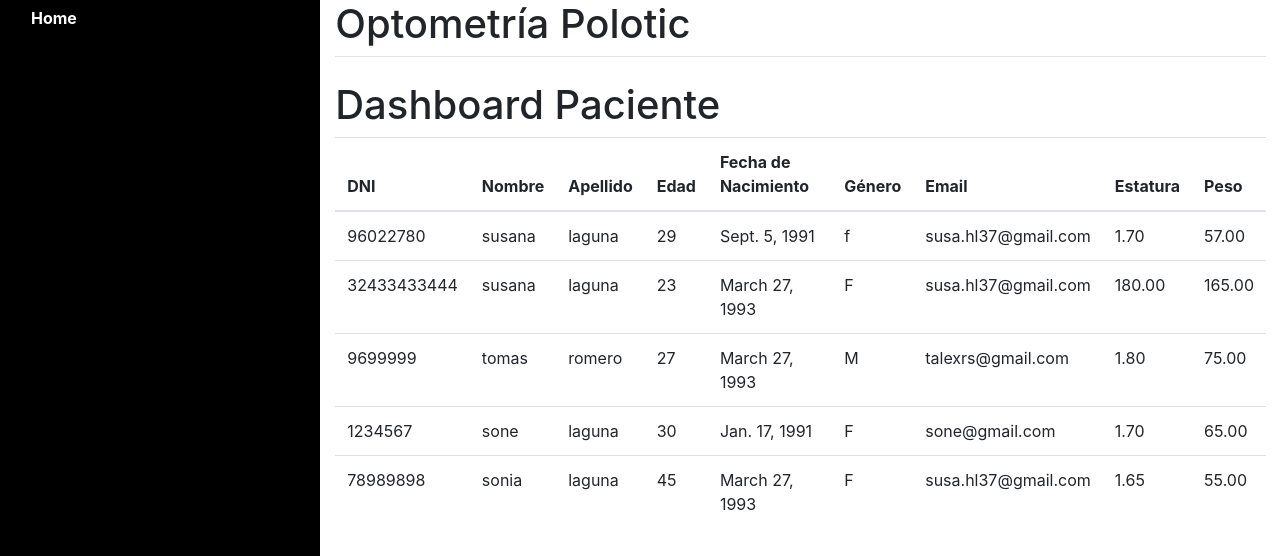
Page /paciente/ on the earlier database version.
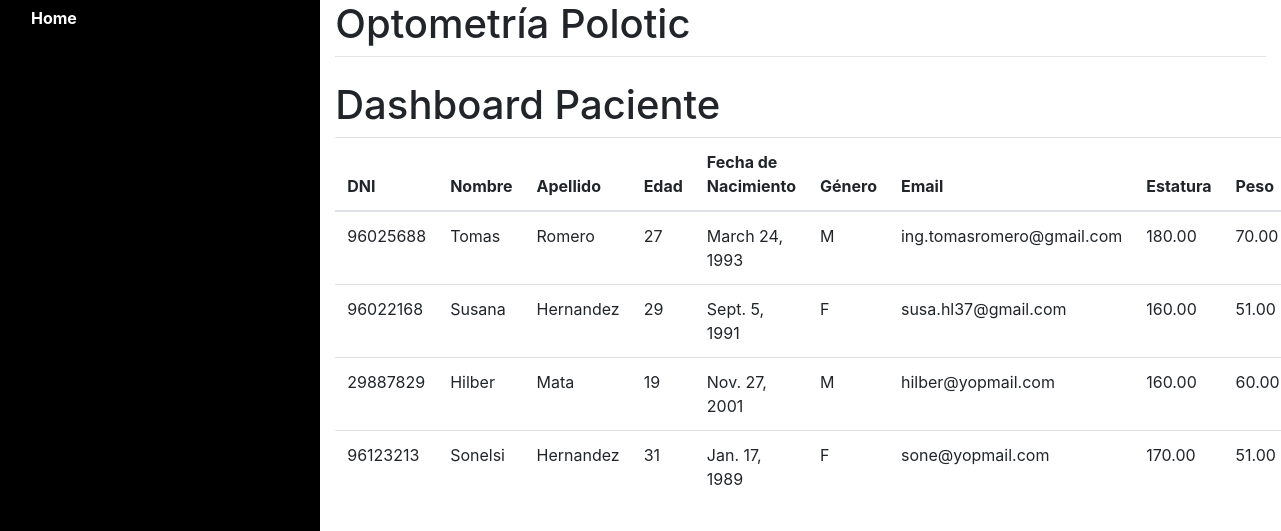
Same page on the later database version.
### paciente/models.py (models this page shows, shortened)
class Paciente(models.Model):
    GENERO_TYPE_CHOICES = (
        ('F',"FEMENINO"),
        ('M',"MASCULINO")
    )
    nombre =models.CharField(max_length=200)
    apellido=models.CharField(max_length=200)
    edad=models.IntegerField(blank=False)
    fechaNacimiento=models.DateField()
    genero=models.CharField(max_length=2,choices=GENERO_TYPE_CHOICES)
    email=models.EmailField()
    phone=models.CharField(max_length=13)
    direccion=models.CharField(max_length=300)
    documentoIdentidad=models.CharField("documento de identidad",max_length=10,unique=True)
    estatura=models.DecimalField(max_digits=6,decimal_places=2)
    peso=models.DecimalField(max_digits=6,decimal_places=2)

### paciente/views.py (the view)
# urls.py: path('paciente/', paciente.dashboard,name="paciente"),
def dashboard(request):
    paciente = Paciente.objects.all()
    return render(request, "paciente/dashboard.html",{"pacientes":paciente})

### paciente/templates/paciente/dashboard.html (shortened to what this page needs)
{% extends "layout.html" %}
{% block body %}
<h1>Dashboard Paciente</h1>
<table id="paciente" class="table table-condensed">
        <thead>
            <tr>
                <th>DNI</th>
                <th>Nombre</th>
                <th>Apellido</th>
                <th>Edad</th>
                <th>Fecha de Nacimiento</th>
                <th>Género</th>
                <th>Email</th>
                <th>Estatura</th>
                <th>Peso</th>
            </tr>
        </thead>
        <tbody>
            {% for paciente in pacientes %}
               <tr>
                   <td>{{paciente.documentoIdentidad}}</td>
                   <td>{{paciente.nombre}}</td>
                   <td>{{paciente.apellido}}</td>
                   <td>{{paciente.edad}}</td>
                   <td>{{paciente.fechaNacimiento}}</td>
                   <td>{{paciente.genero}}</td>
                   <td>{{paciente.email}}</td>
                   <td>{{paciente.estatura}}</td>
                   <td>{{paciente.peso}}</td>
               </tr>
            {% endfor %}
        </tbody>
</table>
{% endblock %}

### templates/layout.html (shortened to what this page needs)
<!doctype html>
<html lang="en">
<head>
     <link rel="stylesheet" href="https://cdn.jsdelivr.net/npm/bootstrap@4.5.3/dist/css/bootstrap.min.css">
    <link rel="stylesheet" href="https://cdnjs.cloudflare.com/ajax/libs/font-awesome/4.7.0/css/font-awesome.min.css">
    <link href="https://cdnjs.cloudflare.com/ajax/libs/bootstrap-datepicker/1.7.1/css/bootstrap-datepicker.min.css" rel="stylesheet"/>
</head>
<html lang="en">
    <head>
    </head>
    <body>
        <div class="container-fluid" name="content">
            <div class="row justify-content-center" >
                <div class="col-3 sidenav-background">
                    <div class="sidenav">
                        <a href="/">Home</a>
                    </div>
                </div>
                <div class="col-9">
                    <h1>Optometría Polotic</h1>
                    <hr class="mt-0 mb-4">
                    {% block body %}
                    {% endblock %}
                </div>
            </div>
        </div>
    </body>
</html>

### templates/layout.html (style rules this page uses)
body { margin: 0px; padding: 0px; }
.sidenav { height:100vh; width:100%; z-index:1; overflow-x :hidden; }
.sidenav a { padding:6px 8px 6px 16px; text-decoration: none; font-size:16px; color: #ffffff; display:block; font-weight: bolder; }
.sidenav-background { background-color: #000000; }

Differences in the rows shown:
removed Paciente: documentoIdentidad "78989898", nombre "sonia", apellido "laguna", edad "45", fechaNacimiento "March 27, 1993", genero "F", email "susa.hl37@gmail.com", estatura "1.65", peso "55.00"
changed Paciente: documentoIdentidad "96022780" → "96025688"; nombre "susana" → "Tomas"; apellido "laguna" → "Romero"; edad "29" → "27"; fechaNacimiento "Sept. 5, 1991" → "March 24, 1993"; genero "f" → "M"; email "susa.hl37@gmail.com" → "ing.tomasromero@gmail.com"; estatura "1.70" → "180.00"; peso "57.00" → "70.00"
changed Paciente "susa.hl37@gmail.com": documentoIdentidad "32433433444" → "96022168"; nombre "susana" → "Susana"; apellido "laguna" → "Hernandez"; edad "23" → "29"; fechaNacimiento "March 27, 1993" → "Sept. 5, 1991"; estatura "180.00" → "160.00"; peso "165.00" → "51.00"
changed Paciente: documentoIdentidad "9699999" → "29887829"; nombre "tomas" → "Hilber"; apellido "romero" → "Mata"; edad "27" → "19"; fechaNacimiento "March 27, 1993" → "Nov. 27, 2001"; email "talexrs@gmail.com" → "hilber@yopmail.com"; estatura "1.80" → "160.00"; peso "75.00" → "60.00"
changed Paciente: documentoIdentidad "1234567" → "96123213"; nombre "sone" → "Sonelsi"; apellido "laguna" → "Hernandez"; edad "30" → "31"; fechaNacimiento "Jan. 17, 1991" → "Jan. 17, 1989"; email "sone@gmail.com" → "sone@yopmail.com"; estatura "1.70" → "170.00"; peso "65.00" → "51.00"
